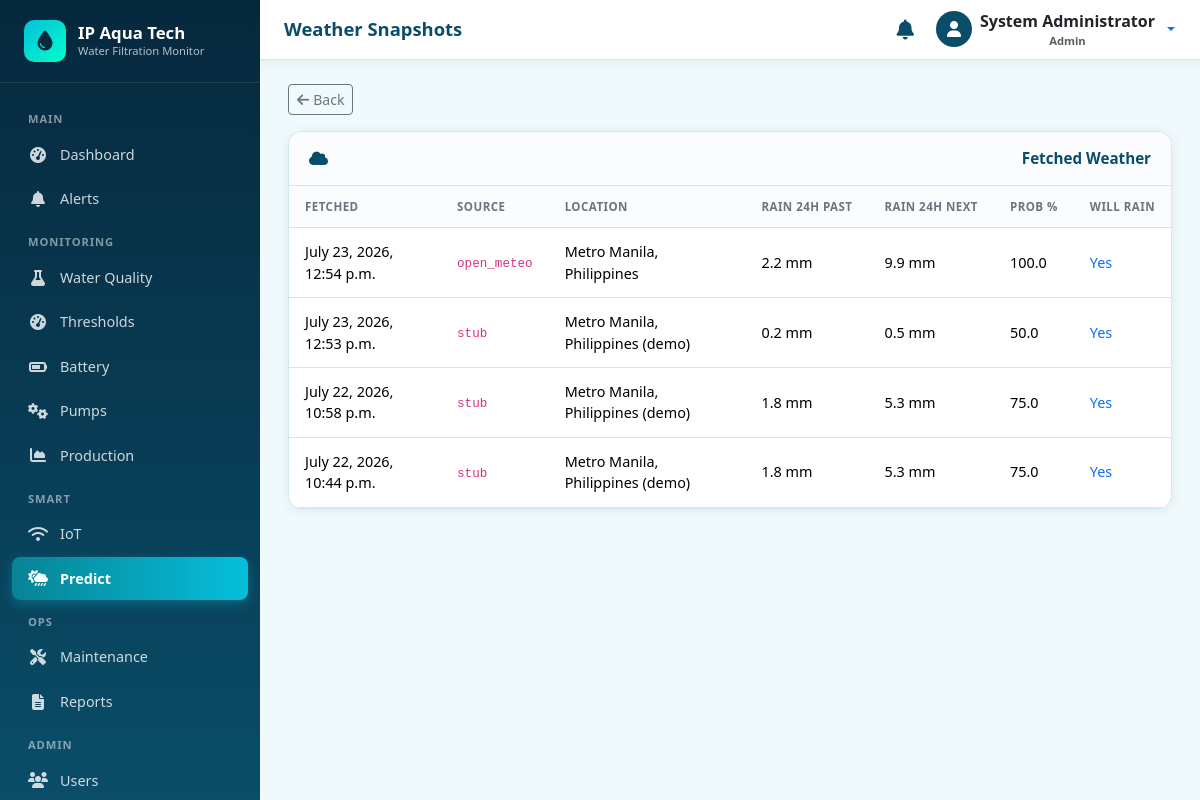
The page /predictions/weather/ (signed in) on the database its author committed.
### accounts/models.py (models this page shows, shortened)
class User(AbstractUser):
    class Role(models.TextChoices):
        ADMIN = 'ADMIN', 'Admin'
        OPERATOR = 'OPERATOR', 'Operator'
    role = models.CharField(
        max_length=20,
        choices=Role.choices,
        default=Role.OPERATOR,
        help_text='User role determining access level',
    )
    phone = models.CharField(max_length=20, blank=True)
    is_active = models.BooleanField(default=True)
    created_at = models.DateTimeField(auto_now_add=True)
    updated_at = models.DateTimeField(auto_now=True)
    class Meta:
        ordering = ['-date_joined']
        verbose_name = 'User'
        verbose_name_plural = 'Users'
    @property
    def is_admin_user(self):
        return self.role == self.Role.ADMIN or self.is_superuser

### predictions/models.py (models this page shows, shortened)
class WeatherSnapshot(models.Model):
    fetched_at = models.DateTimeField(default=timezone.now, db_index=True)
    source = models.CharField(
        max_length=30,
        default='open_meteo',
        help_text='open_meteo | stub | manual',
    )
    location_name = models.CharField(max_length=120, blank=True)
    latitude = models.FloatField()
    longitude = models.FloatField()
    rain_last_1h_mm = models.FloatField(default=0.0)
    rain_last_24h_mm = models.FloatField(default=0.0)
    rain_next_24h_mm = models.FloatField(default=0.0)
    rain_probability_max_pct = models.FloatField(
        default=0.0,
        help_text='Max precip probability next 24h (0-100)',
    )
    will_rain_next_24h = models.BooleanField(default=False)
    humidity_pct = models.FloatField(null=True, blank=True)
    cloud_cover_pct = models.FloatField(null=True, blank=True)
    temperature_c = models.FloatField(null=True, blank=True)
    raw_payload = models.JSONField(default=dict, blank=True)
    class Meta:
        ordering = ['-fetched_at']
        verbose_name = 'Weather Snapshot'
        verbose_name_plural = 'Weather Snapshots'

### predictions/views.py (the view)
# urls.py: path('weather/', views.weather_history, name='weather_history'),
@login_required
def weather_history(request):
    qs = WeatherSnapshot.objects.all()
    paginator = Paginator(qs, 20)
    page = paginator.get_page(request.GET.get('page'))
    return render(request, 'predictions/weather_history.html', {
        'page_obj': page,
        'snapshots': page,
    })

### notifications/context_processors.py (called while the page is built)
def unread_notifications(request):
    if request.user.is_authenticated:
        count = Notification.objects.filter(
            is_read=False,
            is_resolved=False,
        ).filter(
            models_q(request.user)
        ).count()
        recent = Notification.objects.filter(
            is_resolved=False,
        ).filter(
            models_q(request.user)
        )[:5]
        return {
            'unread_notification_count': count,
            'recent_notifications': recent,
        }
    return {
        'unread_notification_count': 0,
        'recent_notifications': [],
    }

def models_q(user):
    from django.db.models import Q
    return Q(recipient__isnull=True) | Q(recipient=user)

### templates/predictions/weather_history.html (shortened to what this page needs)
{% extends 'base.html' %}
{% block page_title %}Weather Snapshots{% endblock %}
{% block content %}
<div class="mb-3">
  <a href="{% url 'predictions:dashboard' %}" class="btn btn-sm btn-outline-secondary">
    <i class="fas fa-arrow-left me-1"></i>Back
  </a>
</div>
<div class="card card-aqua">
  <div class="card-header"><i class="fas fa-cloud me-2"></i>Fetched Weather</div>
  <div class="card-body p-0">
    <div class="table-responsive">
      <table class="table table-hover mb-0">
        <thead>
          <tr>
            <th>Fetched</th>
            <th>Source</th>
            <th>Location</th>
            <th>Rain 24h past</th>
            <th>Rain 24h next</th>
            <th>Prob %</th>
            <th>Will rain</th>
          </tr>
        </thead>
        <tbody>
          {% for w in snapshots %}
          <tr>
            <td class="small">{{ w.fetched_at }}</td>
            <td><code>{{ w.source }}</code></td>
            <td class="small">{{ w.location_name }}</td>
            <td>{{ w.rain_last_24h_mm }} mm</td>
            <td>{{ w.rain_next_24h_mm }} mm</td>
            <td>{{ w.rain_probability_max_pct }}</td>
            <td>{% if w.will_rain_next_24h %}<span class="text-primary">Yes</span>{% else %}No{% endif %}</td>
          </tr>
          {% empty %}
          <tr><td colspan="7" class="text-center text-muted py-4">No weather snapshots yet.</td></tr>
          {% endfor %}
        </tbody>
      </table>
    </div>
  </div>
</div>
{% endblock %}

### templates/base.html (shortened to what this page needs)
{% load static %}
<!DOCTYPE html>
<html lang="en">
<head>
  <link href="https://cdn.jsdelivr.net/npm/bootstrap@5.3.3/dist/css/bootstrap.min.css" rel="stylesheet">
  <link href="https://cdnjs.cloudflare.com/ajax/libs/font-awesome/6.5.1/css/all.min.css" rel="stylesheet">
  <link href="{% static 'css/style.css' %}" rel="stylesheet">
</head>
<body {% if chart_url %}data-chart-url="{{ chart_url }}"{% endif %} {% block body_attrs %}{% endblock %}>
  {% if user.is_authenticated %}
  {% include 'includes/sidebar.html' %}
  <div class="main-wrapper">
    <header class="topbar">
      <div class="d-flex align-items-center gap-3">
        <h1 class="page-title">{% block page_title %}Dashboard{% endblock %}</h1>
      </div>
      <div class="d-flex align-items-center gap-3">
        <a href="{% url 'notifications:notification_list' %}" class="btn btn-link text-aqua position-relative p-1">
          <i class="fas fa-bell fa-lg"></i>
        </a>
        <div class="dropdown">
          <button class="btn btn-link text-decoration-none dropdown-toggle d-flex align-items-center gap-2 p-0" type="button" data-bs-toggle="dropdown">
            <span class="rounded-circle bg-aqua d-inline-flex align-items-center justify-content-center text-white" style="width:36px;height:36px;background:var(--aqua-primary);">
              <i class="fas fa-user"></i>
            </span>
            <span class="d-none d-md-inline text-dark fw-semibold">
              {{ user.get_full_name|default:user.username }}
              <small class="d-block text-muted" style="font-size:0.7rem;">{{ user.get_role_display }}</small>
            </span>
          </button>
        </div>
      </div>
    </header>
    <div class="content-area">
      {% block content %}{% endblock %}
    </div>
  </div>
  {% else %}
    {% block auth_content %}{% endblock %}
  {% endif %}
</body>
</html>

### static/css/style.css (style rules this page uses)
:root { --aqua-primary: #0a4d68; --aqua-secondary: #088395; --aqua-accent: #05bfdb; --aqua-light: #00ffca; --aqua-bg: #f0f9fb; --aqua-sidebar: #06283d; --aqua-sidebar-hover: #0a4d68; --aqua-card: #ffffff; --status-normal: #198754; --status-warning: #ffc107; --status-critical: #dc3545; --status-info: #0dcaf0; --text-dark: #1a1a2e; --text-muted: #6c757d; --border-color: #d0e8ef; --sidebar-width: 260px; --topbar-height: 60px; --radius: 12px; --shadow: 0 2px 12px rgba(10, 77, 104, 0.08); --shadow-lg: 0 8px 30px rgba(10, 77, 104, 0.12); }
* { box-sizing: border-box; }
body { font-family: 'Segoe UI', system-ui, -apple-system, sans-serif; background: var(--aqua-bg); color: var(--text-dark); min-height: 100vh; overflow-x: hidden; }
.main-wrapper { margin-left: var(--sidebar-width); min-height: 100vh; transition: margin-left 0.3s ease; }
.topbar { height: var(--topbar-height); background: var(--aqua-card); border-bottom: 1px solid var(--border-color); display: flex; align-items: center; justify-content: space-between; padding: 0 1.5rem; position: sticky; top: 0; z-index: 1030; box-shadow: var(--shadow); }
.topbar .page-title { font-weight: 700; color: var(--aqua-primary); font-size: 1.15rem; margin: 0; }
.content-area { padding: 1.5rem 1.75rem 2.5rem; max-width: 1280px; }
.card-aqua { background: var(--aqua-card); border-radius: 14px; border: 1px solid var(--border-color); box-shadow: var(--shadow); overflow: hidden; }
.card-aqua .card-header { background: #fafcfd; border-bottom: 1px solid var(--border-color); padding: 0.95rem 1.25rem; font-weight: 650; color: var(--aqua-primary); display: flex; align-items: center; justify-content: space-between; flex-wrap: wrap; gap: 0.5rem; font-size: 0.95rem; }
.card-aqua .card-body { padding: 1.25rem 1.35rem; }
.card-aqua .table { margin-bottom: 0; }
.card-aqua .table thead th { font-size: 0.72rem; text-transform: uppercase; letter-spacing: 0.04em; color: var(--text-muted); font-weight: 700; border-bottom-width: 1px; white-space: nowrap; background: #fafcfd; padding: 0.75rem 1rem; }
.card-aqua .table td { vertical-align: middle; font-size: 0.9rem; padding: 0.8rem 1rem; }
.text-aqua { color: var(--aqua-primary) !important; }
.fw-semibold { font-weight: 600; }

### rows shown on the page
User: get_full_name "System Administrator", role "Admin"
WeatherSnapshot: fetched_at "July 23, 2026, 12:54 p.m.", source "open_meteo", location_name "Metro Manila, Philippines", rain_last_24h_mm "2.2", rain_next_24h_mm "9.9", rain_probability_max_pct "100.0", will_rain_next_24h "Yes"
WeatherSnapshot: fetched_at "July 23, 2026, 12:53 p.m.", source "stub", location_name "Metro Manila, Philippines (demo)", rain_last_24h_mm "0.2", rain_next_24h_mm "0.5", rain_probability_max_pct "50.0", will_rain_next_24h "Yes"
WeatherSnapshot: fetched_at "July 22, 2026, 10:58 p.m.", source "stub", location_name "Metro Manila, Philippines (demo)", rain_last_24h_mm "1.8", rain_next_24h_mm "5.3", rain_probability_max_pct "75.0", will_rain_next_24h "Yes"
WeatherSnapshot: fetched_at "July 22, 2026, 10:44 p.m.", source "stub", location_name "Metro Manila, Philippines (demo)", rain_last_24h_mm "1.8", rain_next_24h_mm "5.3", rain_probability_max_pct "75.0", will_rain_next_24h "Yes"
